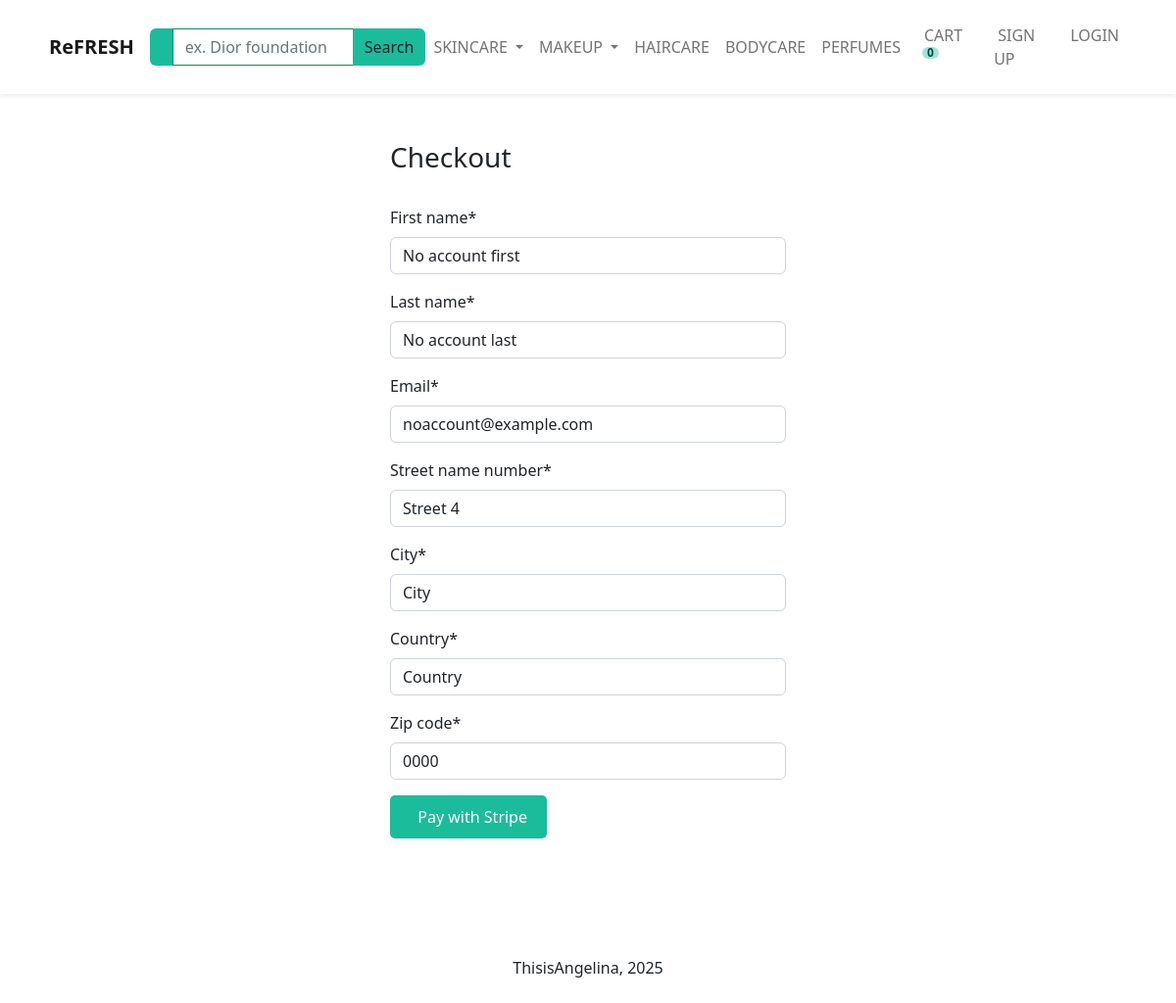
Screenshot of /payment/checkout/ with the database file from the repository.
### store/models.py (models this page shows, shortened)
class Category(models.Model):
    name = models.CharField(max_length=250, db_index=True)
    parent = models.ForeignKey('self', on_delete=models.CASCADE, related_name='children', blank=True, null=True)
    slug = models.SlugField('url', max_length=250, unique=True, null=False, editable=True)
    created_at = models.DateTimeField(auto_now_add=True)
    class Meta:
        unique_together = (['slug', 'parent'])
        verbose_name_plural = 'Categories'
    def get_absolute_url(self):
        return reverse("store:category_list", args = [str(self.slug)])

### payment/models.py (models this page shows, shortened)
class ShippingAddress(models.Model):
    user = models.ForeignKey(User, on_delete=models.CASCADE, blank=True, null=True)
    first_name = models.CharField(max_length=250)
    last_name = models.CharField(max_length=250)
    email = models.EmailField(max_length=250)
    street_name_number = models.CharField(max_length=100)
    city = models.CharField(max_length=100, blank=False, null=False)
    country = models.CharField(max_length=100, blank=False, null=False)
    zip_code = models.CharField(max_length=100, blank=False, null=False)

### payment/views.py (the view)
# urls.py: path('checkout/', v.checkout, name='checkout'),
def checkout(request):
    if request.user.is_authenticated:
        user=request.user
    else:
        user = None # handle cases of users that are not authenticated making a purchase #TODO to check if this works
    try:
        shipping_address = ShippingAddress.objects.get(user=user) # the user already has a shipping address associated with them
    except ShippingAddress.DoesNotExist:
        shipping_address = None # there is not record of the user's address in the db yet
    if request.method == 'POST':
        form = ShippingAddressForm(request.POST, instance=shipping_address) # the ModelForm updates the model instance with the values from request.POST
        if form.is_valid():
            shipping_address = form.save(commit=False) #update the user address in the database based on the information submitted through the form
            shipping_address.user = user
            shipping_address.save()
            cart = Cart(request) # create a Cart instance
            cart_total = cart.get_total_value()
            order = Order.objects.create(user=user, shipping_address=shipping_address, amount=cart_total) # create a new order instance
            session_data = {
                    'mode': 'payment',
                    'success_url': request.build_absolute_uri(reverse('payment:payment_success')),
                    'cancel_url': request.build_absolute_uri(reverse('payment:payment_failure')),
                    'line_items': []
                }
            for article in cart:
                OrderItem.objects.create(user=user, order=order, item=article['item'], price=article['price'], quantity=article['qty'])
            session_data['line_items'].append({
                            'price_data': {
                                'unit_amount': int(article['price'] * Decimal(100)),
                                'currency': 'usd',
                                'product_data': {
                                    'name': article['item']
                                },
                            },
                            'quantity': article['qty'],
                        })
            session_data['client_reference_id'] = order.id
            session = stripe.checkout.Session.create(**session_data)
            return redirect(session.url, code=303) # redirect the user to the success or the cancel url, based on the outcome
    else: # request method is not POST:
        form = ShippingAddressForm(instance=shipping_address)
        return render(request, 'payment/checkout.html', {'form': form})

### payment/forms.py
class ShippingAddressForm(forms.ModelForm):
    class Meta:
        model = ShippingAddress
        fields = ['first_name', 'last_name', 'email', 'street_name_number', 'city', 'country', 'zip_code']
        exclude = ('user', ) # N.B. must be a tuple

### cart/cart.py (called while the page is built)
    def __len__(self):
        return sum(item['qty'] for item in self.cart.values())

### cart/context_processor.py (called while the page is built)
def get_cart(request):
    return {'cart': Cart(request)}

### store/context_processor.py (called while the page is built)
def categories(request):
    categories = Category.objects.all()
    return {'categories' : categories}

### payment/templates/payment/checkout.html (shortened to what this page needs)
{%  extends "store/base.html" %}
{% load static %}
{% load crispy_forms_tags %}
{% block content %}
<div class="container bg-white shadow-md p-5 form-layout">
    <h3> Checkout </h3>
    <br>
    <form method="post">
        {{ form|crispy }}
        <button id="complete-order-stripe" type="submit" class="btn btn-primary navbar-btn text-white" name="stripe-payment" value="stripe-payment"> &nbsp; Pay with Stripe </button>
    </form>
    <br>
</div>
<br>
{% endblock content %}

### store/templates/store/_partials/_navbar.html (shortened to what this page needs)
<nav class="navbar navbar-expand-lg bg-white sticky-top navbar-light p-3 shadow-sm ">
    <div class="container">
        <a class="navbar-brand" href="{% url 'store:items' %}">
            <strong>ReFRESH</strong></a>
        <div class="collapse navbar-collapse" id="navbarNavDropdown">
            <form action="{% url 'store:search' %}" method="get">
            <div class="ms-auto d-none d-lg-block">
                <div class="input-group">
                    <span class="border-success input-group-text text-white search-button"></span>
                    <input type="text" name="q" placeholder="ex. Dior foundation" class="form-control border-success" style="color: #7a7a7a" />
                    <button class="btn btn-success text-dark search-button">Search</button>
                </div>
            </div>
        </form>
        <ul class="navbar-nav ms-auto">
            {% for category in categories %}
                {% if category.children.exists %}
                    <li class="nav-item dropdown">
                        <a class="nav-link dropdown-toggle" href="{{ category.get_absolute_url }}" id="navbarDropdownMenuLink"
                           data-bs-toggle="dropdown" aria-haspopup="true" aria-expanded="false">
                           {{ category.name|upper }}
                        </a>
                    </li>
                {% elif category.parent is None%}
                    <li class="nav-item">
                        <a class="nav-link" href="{{ category.get_absolute_url }}">{{ category.name|upper }}</a>
                    </li>
                {% endif %}
            {% endfor %}
        </ul>
            <ul class="navbar-nav ms-auto">
                <li class="nav-item">
                    <a class="nav-link mx-2 text-uppercase" href="{% url 'cart:cart_view' %}">  Cart
                        <span id="lblCartCount" class="badge badge-warning ">
                            {% with cart_qty=cart|length%}
                            {% if cart_qty > 0 %}
                            {{cart_qty}}
                            {% else %}
                            0
                            {% endif %}
                            {% endwith %}
                        </span>
                    </a>
                </li>
                {% if request.user.is_authenticated %}
                <li class="nav-item">
                    <a class="nav-link mx-2 text-uppercase" href="{% url 'account:view_dashboard' %}"><i
                            class="fa-solid fa-circle-user me-1"></i>My account</a>
                </li>
                <li class="nav-item">
                    <a class="nav-link mx-2 text-uppercase" href="{% url 'account:logout' %}"><i
                            class="fa-solid fa-circle-user me-1"></i> Logout</a>
                </li>
                {% else %}
                <li class="nav-item">
                    <a class="nav-link mx-2 text-uppercase" href="{% url 'account:register' %}"> Sign up </a>
                </li>
                <li class="nav-item">
                    <a class="nav-link mx-2 text-uppercase" href="{% url 'account:login' %}"> Login</a>
                </li>
                {% endif %}
            </ul>
        </div>
    </div>
</nav>

### store/static/store/css/main.css (style rules this page uses)
.form-layout { border-radius: 20px; width: 500px; }
.badge { padding-left: 9px; padding-right: 9px; border-radius: 9px; background-color: #A3E4D7; color: #004D40; }
#lblCartCount { font-size: 12px; background: #A3E4D7; color: #004D40; padding: 0 5px; vertical-align: top; margin-left: -2px; }
.search-button { background-color: #1ABC9C; color: white; border: none; }
.btn-primary { background-color: #1ABC9C; color: white; border: none; padding: 10px 20px; font-size: 16px; border-radius: 5px; transition: background-color 0.3s ease-in-out, transform 0.2s ease-in-out; }

### rows the page displays
Category: name "SKINCARE"
Category: name "MAKEUP"
Category: name "HAIRCARE"
Category: name "BODYCARE"
Category: name "PERFUMES"
ShippingAddress: first_name "No account first", last_name "No account last", email "noaccount@example.com", street_name_number "Street 4", city "City", country "Country", zip_code "0000"
